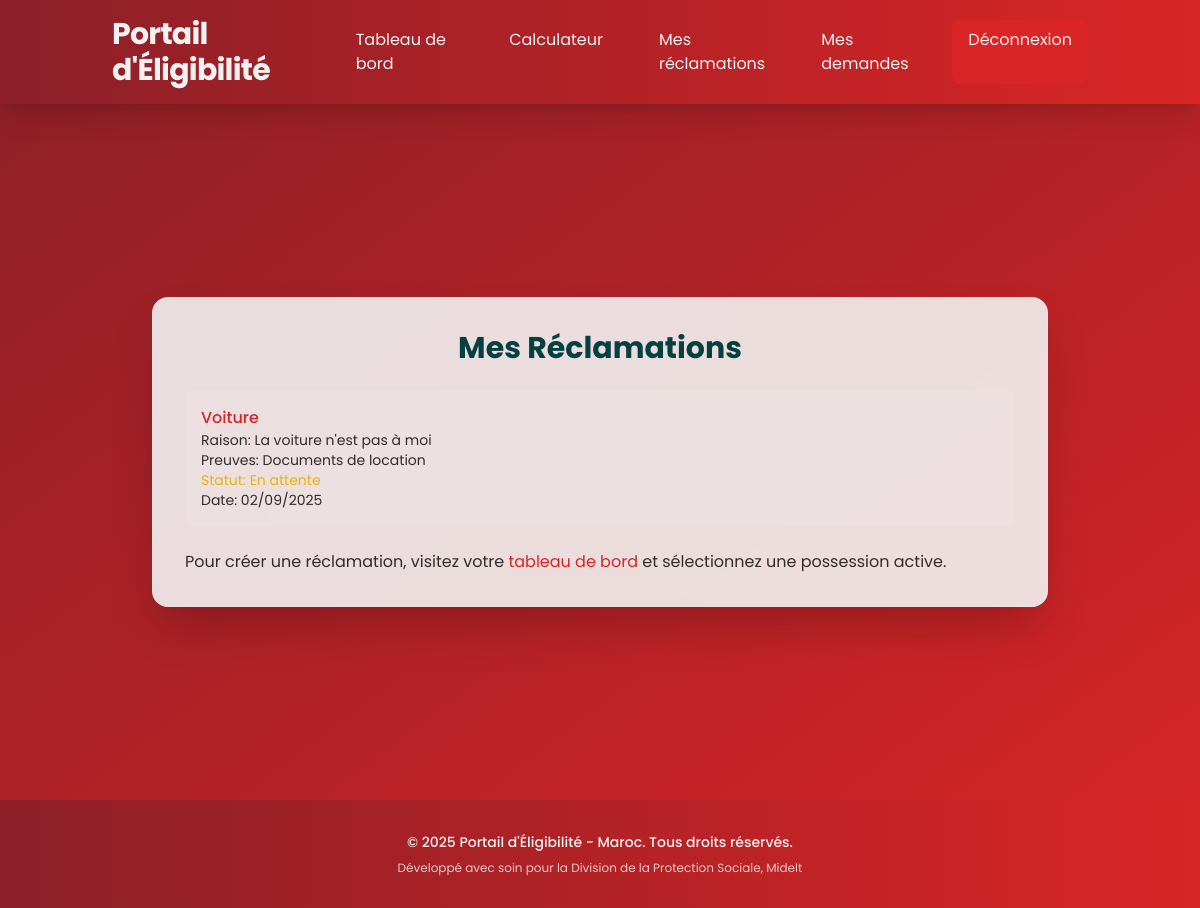
Screenshot of /reclamations/ (signed in) with the database file from the repository.
### website/models.py (models this page shows)
class Reclamation(models.Model):
    STATUS_CHOICES = [
        ('pending', 'Pending'),
        ('under_investigation', 'Under Investigation'),
        ('approved', 'Approved - Possession Removed'),
        ('rejected', 'Rejected - Fine Applied'),
        ('closed', 'Closed'),
    ]
    id = models.UUIDField(primary_key=True, default=uuid.uuid4, editable=False)
    citizen = models.ForeignKey(User, on_delete=models.CASCADE)
    possession = models.ForeignKey(CitizenPossession, on_delete=models.CASCADE)
    reason = models.TextField()  # Why citizen disputes this possession
    evidence_description = models.TextField(blank=True)
    status = models.CharField(max_length=20, choices=STATUS_CHOICES, default='pending')
    assigned_investigator = models.ForeignKey(User, on_delete=models.SET_NULL, null=True, blank=True, related_name='investigations')
    investigation_notes = models.TextField(blank=True)
    resolution_date = models.DateTimeField(null=True, blank=True)
    created_at = models.DateTimeField(auto_now_add=True)
    updated_at = models.DateTimeField(auto_now=True)

class CitizenPossession(models.Model):
    STATUS_CHOICES = [
        ('active', 'Active'),
        ('under_investigation', 'Under Investigation'),
        ('disputed', 'Disputed'),
        ('removed', 'Removed'),
    ]
    citizen = models.ForeignKey(User, on_delete=models.CASCADE)
    possession_type = models.ForeignKey(PossessionType, on_delete=models.CASCADE)
    description = models.TextField()  # Additional details about the possession
    acquisition_date = models.DateField()
    estimated_value = models.DecimalField(max_digits=12, decimal_places=2)
    status = models.CharField(max_length=20, choices=STATUS_CHOICES, default='active')
    added_by = models.ForeignKey(User, on_delete=models.CASCADE, related_name='added_possessions')
    created_at = models.DateTimeField(auto_now_add=True)
    updated_at = models.DateTimeField(auto_now=True)

class PossessionType(models.Model):
    category = models.ForeignKey(PossessionCategory, on_delete=models.CASCADE)
    name = models.CharField(max_length=100)  # e.g., "Normal Car", "Luxury Car", "Motorcycle"
    description = models.TextField()
    point_value = models.DecimalField(max_digits=10, decimal_places=4)  # e.g., 0.14 for normal car
    is_active = models.BooleanField(default=True)
    created_at = models.DateTimeField(auto_now_add=True)

### website/views.py (the view)
# urls.py: path('reclamations/', views.my_reclamations, name='my_reclamations'),
@login_required
@user_passes_test(is_citizen)
def my_reclamations(request):
    reclamations = Reclamation.objects.filter(citizen=request.user).order_by('-created_at')
    return render(request, 'citizen/my_reclamations.html', {'reclamations': reclamations})

### website/views.py (called while the page is built)
def is_citizen(user):
    return user.user_type == 'citizen'

### website/templates/citizen/my_reclamations.html (shortened to what this page needs)
{% extends 'base.html' %}
{% block content %}
<div class="flex items-center justify-center py-12" style="height:fit-content; min-height: 75vh;">
    <div class="glass p-8 rounded-2xl shadow-2xl w-full max-w-4xl animate-fade-in-up">
        <h1 class="text-3xl font-bold text-center text-[#044040] mb-6">Mes Réclamations</h1>
        {% if reclamations %}
            <ul class="space-y-4">
                {% for reclamation in reclamations %}
                    <li class="bg-[#F2F2F2]/10 p-4 rounded-lg hover:bg-[#F2F2F2]/20 transition-all duration-300 hover-scale">
                        <p class="font-medium text-[#D92525]">{{ reclamation.possession.possession_type.name }}</p>
                        <p class="text-sm text-[#000000]/80">Raison: {{ reclamation.reason|truncatewords:10 }}</p>
                        <p class="text-sm text-[#000000]/80">Preuves: {{ reclamation.evidence_description|default:"Aucune" }}</p>
                        <p class="text-sm {% if reclamation.status == 'pending' %}text-yellow-500{% elif reclamation.status == 'approved' %}text-green-500{% else %}text-red-500{% endif %}">
                            Statut:
                            {% if reclamation.status == 'pending' %}En attente
                            {% elif reclamation.status == 'under_investigation' %}En cours d'investigation
                            {% elif reclamation.status == 'approved' %}Approuvée
                            {% elif reclamation.status == 'rejected' %}Rejetée
                            {% elif reclamation.status == 'closed' %}Clôturée
                            {% endif %}
                        </p>
                        <p class="text-sm text-[#000000]/80">Date: {{ reclamation.created_at|date:"d/m/Y" }}</p>
                    </li>
                {% endfor %}
            </ul>
        {% else %}
            <p class="text-[#000000]/80">Aucune réclamation enregistrée.</p>
        {% endif %}
        <p class="mt-6 text-[#000000]/80">Pour créer une réclamation, visitez votre <a href="{% url 'citizen_dashboard' %}" class="text-[#D92525] hover:underline">tableau de bord</a> et sélectionnez une possession active.</p>
    </div>
</div>
{% endblock %}

### rows the page displays
Reclamation: possession.possession_type.name "Voiture", reason "La voiture n'est pas à moi", evidence_description "Documents de location", status "En attente", created_at "02/09/2025"
